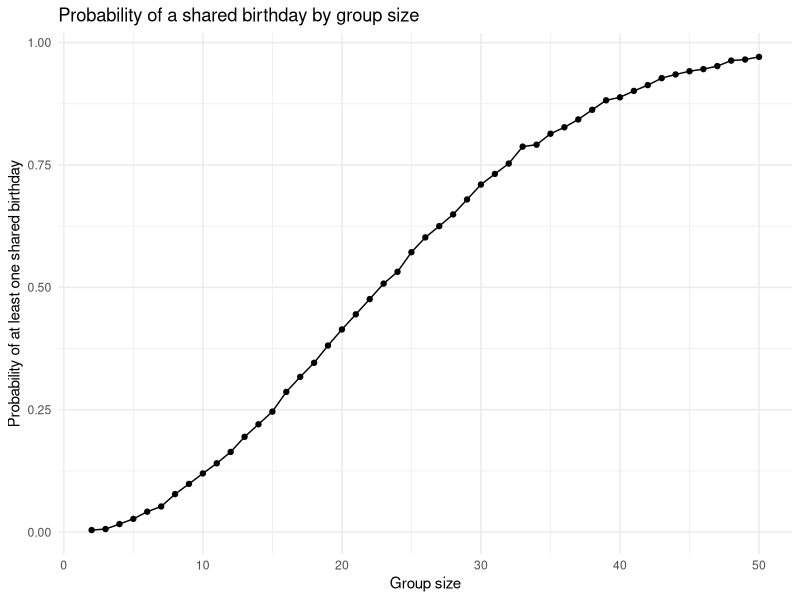

Reproduce this figure in R. (Note: this script raises an error after producing the figure.)
## ---- chunk 1
library(tidyverse)

knitr::opts_chunk$set(
  fig.width = 6,
  fig.asp = .6,
  out.width = "90%"
)

theme_set(theme_minimal() + theme(legend.position = "bottom"))

options(
  ggplot2.continuous.colour = "viridis",
  ggplot2.continuous.fill = "viridis"
)

scale_colour_discrete = scale_colour_viridis_d
scale_fill_discrete = scale_fill_viridis_d
## ---- chunk 2
set.seed(1236)
## ---- chunk 3
birthday_repeated = function(n_people) {

  if (!is.numeric(n_people)) {
    stop("n_people must be numeric")
  } else if (n_people < 2) {
    stop("n_people should be 2 or more")
  }

  birthdays = sample(1:365, size = n_people, replace = TRUE)

  repeated = length(unique(birthdays)) < n_people

  repeated

}
## ---- chunk 4
birthday_results_df =
  expand_grid(
    n_people = 2:50,
    iter = 1:10000
  ) |>
  mutate(
    repeated = map_lgl(n_people, birthday_repeated)
  ) |>
  group_by(n_people) |>
  summarize(prob_repeat = mean(repeated))
## ---- chunk 5
birthday_results_df |>
  ggplot(aes(x = n_people, y = prob_repeat)) +
  geom_point() +
  geom_line() +
  labs(
    title = "Probability of a shared birthday by group size",
    x = "Group size",
    y = "Probability of at least one shared birthday"
  )
## ---- chunk 6
n_half =
  birthday_results_df |>
  filter(prob_repeat > 0.5) |>
  pull(n_people) |>
  min()

prob_50 =
  birthday_results_df |>
  filter(n_people == 50) |>
  pull(prob_repeat)
## ---- chunk 7
study_df =
  tibble(
    files = list.files("data/", pattern = "\\.csv$"),
    path = str_c("data/", files)
  ) |>
  mutate(data = map(path, read_csv)) |>
  unnest(data)
## ---- chunk 8
study_tidy_df =
  study_df |>
  mutate(files = str_replace(files, "\\.csv", "")) |>
  separate(files, into = c("arm", "subject_id"), sep = "_") |>
  mutate(
    arm = if_else(arm == "con", "Control", "Experimental"),
    subject_id = str_c(arm, "_", subject_id)
  ) |>
  pivot_longer(
    week_1:week_8,
    names_to = "week",
    values_to = "observation",
    names_prefix = "week_"
  ) |>
  mutate(week = as.numeric(week)) |>
  select(arm, subject_id, week, observation)

study_tidy_df
## ---- chunk 9
study_tidy_df |>
  ggplot(aes(x = week, y = observation, group = subject_id, color = arm)) +
  geom_point(alpha = .5) +
  geom_line(alpha = .7) +
  labs(
    title = "Observations over time for each subject",
    x = "Week",
    y = "Observation",
    color = "Arm"
  )
## ---- chunk 10
arm_means =
  study_tidy_df |>
  filter(week %in% c(1, 8)) |>
  group_by(arm, week) |>
  summarize(mean_obs = mean(observation), .groups = "drop")

con_w1 = arm_means |> filter(arm == "Control", week == 1) |> pull(mean_obs)
con_w8 = arm_means |> filter(arm == "Control", week == 8) |> pull(mean_obs)
exp_w1 = arm_means |> filter(arm == "Experimental", week == 1) |> pull(mean_obs)
exp_w8 = arm_means |> filter(arm == "Experimental", week == 8) |> pull(mean_obs)
## ---- chunk 11
sim_ttest = function(n_obs = 30, mu = 0, sigma = 5) {

  sim_data = tibble(
    x = rnorm(n = n_obs, mean = mu, sd = sigma)
  )

  t.test(pull(sim_data, x), mu = 0) |>
    broom::tidy() |>
    select(mu_hat = estimate, p_value = p.value)

}
## ---- chunk 12
ttest_results_df =
  expand_grid(
    true_mu = 0:6,
    iter = 1:5000
  ) |>
  mutate(
    est_df = map(true_mu, \(m) sim_ttest(mu = m))
  ) |>
  unnest(est_df) |>
  mutate(reject = p_value < 0.05)
## ---- chunk 13
ttest_results_df |>
  group_by(true_mu) |>
  summarize(power = mean(reject)) |>
  ggplot(aes(x = true_mu, y = power)) +
  geom_point() +
  geom_line() +
  labs(
    title = "Power of the one-sample t-test by true mean",
    x = "True mean (mu)",
    y = "Power (proportion of null rejected)"
  )
## ---- chunk 14
power_df =
  ttest_results_df |>
  group_by(true_mu) |>
  summarize(power = mean(reject))

power_0 = power_df |> filter(true_mu == 0) |> pull(power)
power_1 = power_df |> filter(true_mu == 1) |> pull(power)
power_3 = power_df |> filter(true_mu == 3) |> pull(power)
power_6 = power_df |> filter(true_mu == 6) |> pull(power)
## ---- chunk 15
mu_hat_df =
  ttest_results_df |>
  group_by(true_mu) |>
  summarize(
    all_samples = mean(mu_hat),
    null_rejected = mean(mu_hat[reject])
  ) |>
  pivot_longer(
    all_samples:null_rejected,
    names_to = "sample",
    values_to = "avg_mu_hat"
  ) |>
  mutate(
    sample = if_else(sample == "all_samples", "All samples", "Null rejected only")
  )

mu_hat_df |>
  ggplot(aes(x = true_mu, y = avg_mu_hat, color = sample)) +
  geom_point() +
  geom_line() +
  labs(
    title = "Average estimate of mu vs true mu",
    x = "True mean (mu)",
    y = "Average estimate of mu",
    color = ""
  )
## ---- chunk 16
rej_1 = mu_hat_df |> filter(true_mu == 1, sample == "Null rejected only") |> pull(avg_mu_hat)
rej_2 = mu_hat_df |> filter(true_mu == 2, sample == "Null rejected only") |> pull(avg_mu_hat)
rej_6 = mu_hat_df |> filter(true_mu == 6, sample == "Null rejected only") |> pull(avg_mu_hat)
